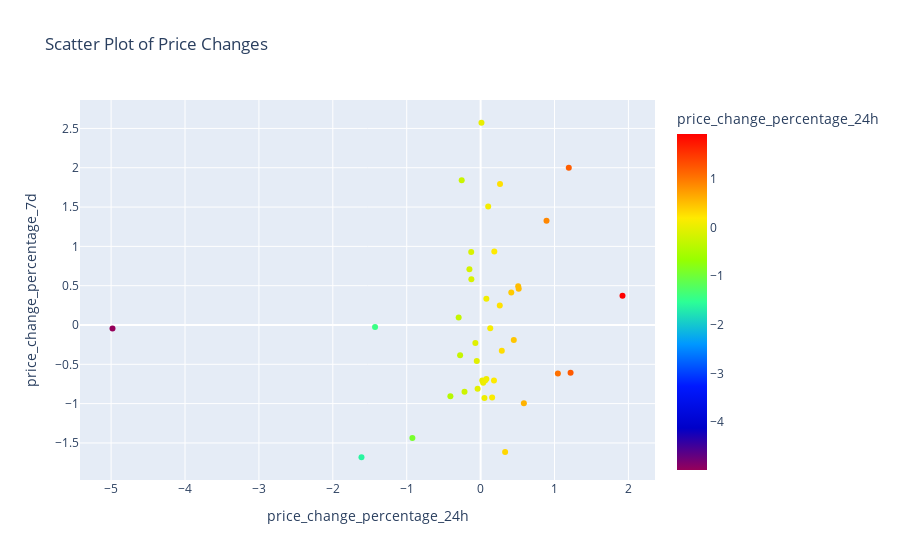

Write notebook code for a chart like this one.
### Code cell
# Create the scatter plot using Plotly by setting 
# `x="price_change_percentage_24h"` and `y="price_change_percentage_7d"`.
# Use "rainbow" for the color to better visualize the data.

import plotly.express as px

# Create the scatter plot using Plotly
fig = px.scatter(
    market_crypto_scaled_df,
    x='price_change_percentage_24h',
    y='price_change_percentage_7d',
    color='price_change_percentage_24h',
    color_continuous_scale='Rainbow',
    title='Scatter Plot of Price Changes'
)

# Show the plot
fig.show()

### Figure 1 — Plotly figure (JSON) as saved in the notebook; plotly's stock layout.template omitted (floating-point values rounded to 4 significant figures)
{"data": [{"hovertemplate": "price_change_percentage_24h=%{marker.color}<br>price_change_percentage_7d=%{y}<extra></extra>", "legendgroup": "", "marker": {"color": [0.5085, 0.1854, 0.02177, -0.04076, 1.193, 0.8919, 0.0114, 0.1025, 0.0775, 0.449, 0.3313, 0.03435, 0.1557, 0.2627, 0.13, -0.1516, -0.9232, -0.2775, -0.256, 0.1809, 0.2865, 0.5155, 0.05176, -0.05203, -0.218, 0.06134, 0.2591, 0.5851, -0.1275, -1.612, -0.2969, -0.07131, -4.981, -0.1252, -1.429, 1.92, 1.046, -0.409, 0.4147, 0.07804, 1.217], "coloraxis": "coloraxis", "symbol": "circle"}, "mode": "markers", "name": "", "orientation": "v", "showlegend": false, "type": "scatter", "x": [0.5085, 0.1854, 0.02177, -0.04076, 1.193, 0.8919, 0.0114, 0.1025, 0.0775, 0.449, 0.3313, 0.03435, 0.1557, 0.2627, 0.13, -0.1516, -0.9232, -0.2775, -0.256, 0.1809, 0.2865, 0.5155, 0.05176, -0.05203, -0.218, 0.06134, 0.2591, 0.5851, -0.1275, -1.612, -0.2969, -0.07131, -4.981, -0.1252, -1.429, 1.92, 1.046, -0.409, 0.4147, 0.07804, 1.217], "xaxis": "x", "y": [0.4932, 0.9344, -0.7063, -0.8109, 2.001, 1.327, 2.572, 1.508, 0.3343, -0.1907, -1.615, -0.733, -0.9225, 1.793, -0.04102, 0.7082, -1.437, -0.3852, 1.84, -0.7049, -0.3263, 0.4618, -0.9284, -0.4572, -0.8494, -0.7067, 0.2495, -0.9942, 0.9291, -1.682, 0.09476, -0.2295, -0.04518, 0.5807, -0.02551, 0.3704, -0.6183, -0.907, 0.414, -0.6877, -0.6077], "yaxis": "y"}], "layout": {"autosize": true, "coloraxis": {"colorbar": {"title": {"text": "price_change_percentage_24h"}}, "colorscale": [[0, "rgb(150,0,90)"], [0.125, "rgb(0,0,200)"], [0.25, "rgb(0,25,255)"], [0.375, "rgb(0,152,255)"], [0.5, "rgb(44,255,150)"], [0.625, "rgb(151,255,0)"], [0.75, "rgb(255,234,0)"], [0.875, "rgb(255,111,0)"], [1, "rgb(255,0,0)"]]}, "legend": {"tracegroupgap": 0}, "title": {"text": "Scatter Plot of Price Changes"}, "xaxis": {"anchor": "y", "autorange": true, "domain": [0, 1], "range": [-5.39, 2.328], "title": {"text": "price_change_percentage_24h"}, "type": "linear"}, "yaxis": {"anchor": "x", "autorange": true, "domain": [0, 1], "range": [-2.033, 2.923], "title": {"text": "price_change_percentage_7d"}, "type": "linear"}}}
